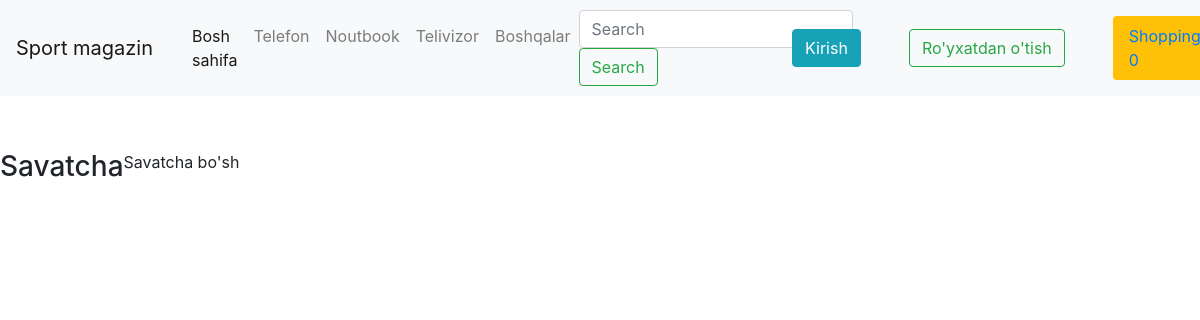
The app's page /cart.php with its own data.
### tables this page shows
CREATE TABLE `category` (
  `id` int(11) NOT NULL,
  `parent_id` int(11) NOT NULL DEFAULT '0',
  `name` varchar(255) NOT NULL,
  `image` varchar(255) DEFAULT NULL,
  `c_order` int(11) NOT NULL
);

### menu.php (the view, shortened to what this page needs)
<?php
require_once "db.php";
$sql = "SELECT * FROM category LIMIT 6";
$username = isset($_SESSION['username']) ? $_SESSION['username'] : NULL;
$cart_count = (isset($_SESSION['cart']) && isset($_SESSION['cart']['count'])) ? $_SESSION['cart']['count'] : 0;
?>
<nav class=" navbar navbar-expand-lg navbar-light bg-light fixed-top ">
    <a class="navbar-brand" href="index.php">Sport magazin</a>
    <div class="col-md-6 collapse navbar-collapse" id="navbarNavDropdown">
        <ul class="navbar-nav">
            <li class="nav-item active">
                <a class="nav-link" href="index.php">Bosh sahifa</a>
            </li>
            <?php foreach ($conn->query($sql) as $row): ?>
                <li class="nav-item">
                    <a class="nav-link" href="index.php?category_id=<?= $row['id'] ?>"><?= $row['name'] ?></a>
                </li>
            <?php endforeach ?>
        </ul>
        <form class="form-inline my-2 my-lg-0 d-flex flex-direction" action="search.php">
            <input class="form-control mr-sm-2" name="s" type="search" placeholder="Search" aria-label="Search">
            <button class="btn btn-outline-success my-2 my-sm-0" type="submit">Search</button>
        </form>
    </div>
    <div class="col-md-5 d-flex align-items-center"  >
        <?php if ($username === NULl): ?>
            <a class="btn mx-4 my-2 btn-info" href="admin/login.php">Kirish</a>
            <a class="btn mx-4 my-2 btn-outline-success" href="admin/register.php">Ro'yxatdan o'tish</a>
        <?php else: ?>
            <div class="user d-flex align-items-center justify-content-center">
                <h3 class="h4 p-3 bg-light rounded" style="font-weight: bold; text-transform: capitalize; font-family: monospace; font-size: 25px;"><?=$username?></h3>
            </div>
        <?php endif ?>
        <a class=" bg-warning rounded mx-4 my-2 nav-link m-1" href="cart.php">
            <span>Shopping</span>
            <span id="shopping_cart"><?= $cart_count ?></span>
        </a>
    </div>
</nav>

### records on screen
category: name "Telefon"
category: name "Noutbook"
category: name "Telivizor"
category: name "Boshqalar"

### other values on screen
$cart_count "0"
